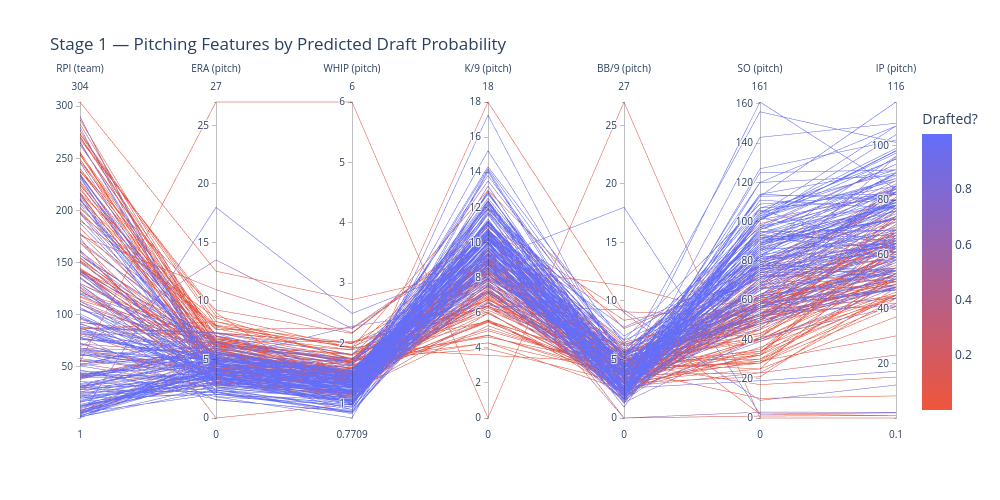

The cell this chart's notebook holds for it:
### Code cell
pcp_features = ['rpi_team', 'era_pitch', 'whip_pitch', 'k/9_pitch', 'bb/9_pitch', 'so_pitch', 'ip_pitch']

# keep X_test's index/order so predictions stay paired with rows
pcp_df = X_test[pcp_features].copy()
pcp_df['Drafted?'] = np.asarray(y_proba)[:len(pcp_df)]   # positional, avoids index-alignment surprises

before = len(pcp_df)
pcp_df = pcp_df.dropna(subset=pcp_features)
print(f"Dropped {before - len(pcp_df)} rows with NaN features, {len(pcp_df)} remaining")

plot_pcp(pcp_df, pcp_features, 'Drafted?', stage=1, name='pcp_probability', sample=None,
         title='Stage 1 — Pitching Features by Predicted Draft Probability')

### Figure 1 — Plotly figure (JSON) as saved in the notebook; plotly's stock layout.template omitted (floating-point values rounded to 4 significant figures; data arrays with more than 128 entries replaced by an {"elided": "..."} marker saying what was removed)
{"data": [{"dimensions": [{"label": "RPI (team)", "values": {"elided": "259 float values"}}, {"label": "ERA (pitch)", "values": {"elided": "259 float values"}}, {"label": "WHIP (pitch)", "values": {"elided": "259 float values"}}, {"label": "K/9 (pitch)", "values": {"elided": "259 float values"}}, {"label": "BB/9 (pitch)", "values": {"elided": "259 float values"}}, {"label": "SO (pitch)", "values": {"elided": "259 float values"}}, {"label": "IP (pitch)", "values": {"elided": "259 float values"}}], "domain": {"x": [0, 1], "y": [0, 1]}, "line": {"color": {"elided": "259 float values"}, "coloraxis": "coloraxis"}, "name": "", "type": "parcoords"}], "layout": {"coloraxis": {"colorbar": {"title": {"text": "Drafted?"}}, "colorscale": [[0, "#EF553B"], [1, "#636EFA"]]}, "height": 500, "legend": {"tracegroupgap": 0}, "title": {"text": "Stage 1 — Pitching Features by Predicted Draft Probability"}, "width": 1000}}
